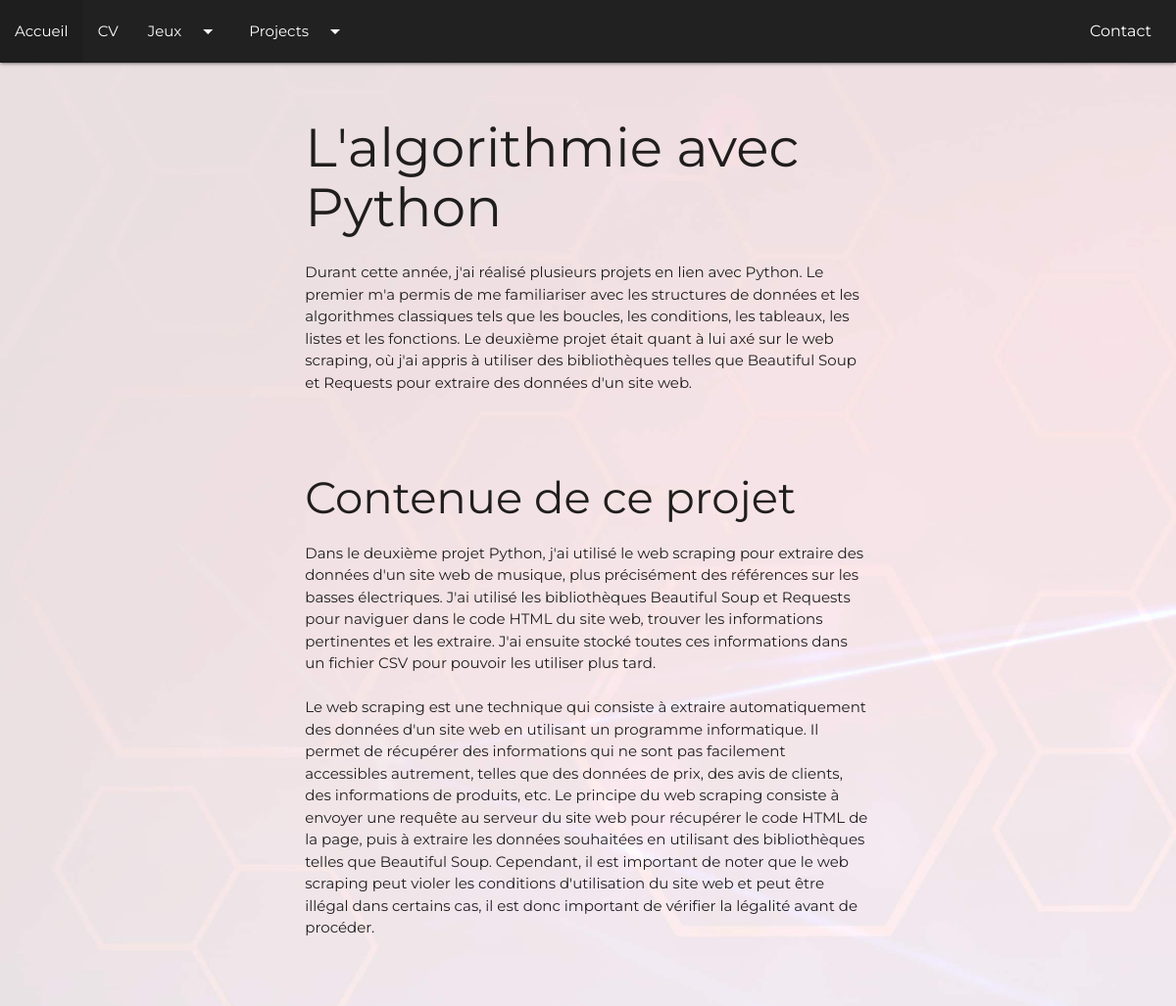
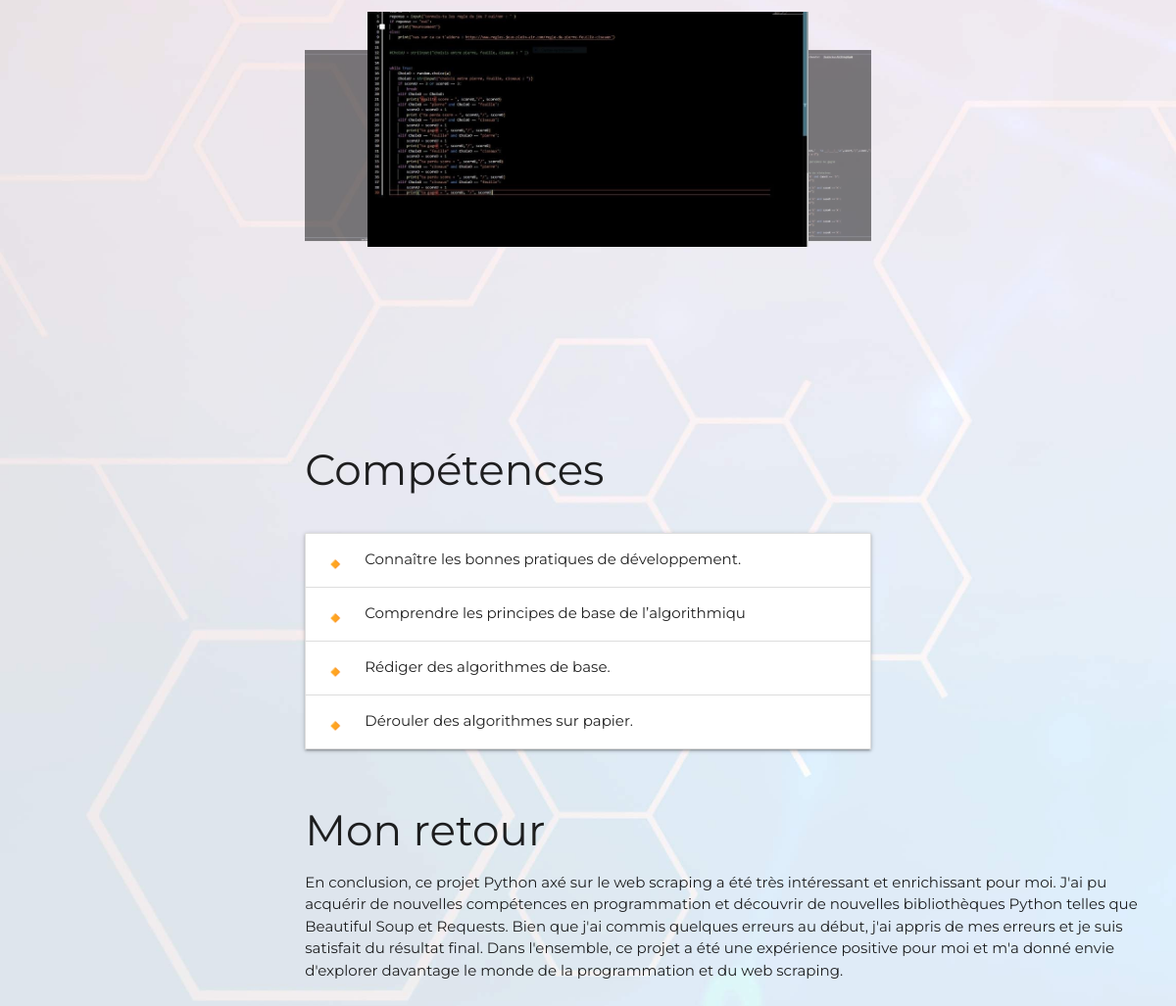
/project.php?id=2, run on the app's committed database (2 pictures, top to bottom).
### tables this page shows
CREATE TABLE IF NOT EXISTS `projects` (
`id` int(11) NOT NULL,
  `title` varchar(100) NOT NULL,
  `titlepage` varchar(120) NOT NULL,
  `descpro` text NOT NULL,
  `desccont` text NOT NULL,
  `img1` varchar(100) NOT NULL,
  `img2` varchar(100) NOT NULL,
  `img3` varchar(100) NOT NULL,
  `img4` varchar(100) NOT NULL,
  `imgbg` varchar(120) NOT NULL,
  `projectname` varchar(50) NOT NULL,
  `titlecomp1` varchar(50) NOT NULL,
  `titlecomp2` varchar(50) NOT NULL,
  `titlecomp3` varchar(50) NOT NULL,
  `titlecomp4` varchar(50) NOT NULL,
  `comp1` text NOT NULL,
  `comp2` text NOT NULL,
  `comp3` text NOT NULL,
  `comp4` text NOT NULL,
  `retour` text NOT NULL
);

### project.php (the view, shortened to what this page needs)
<!DOCTYPE html>
<?php
  require_once "Config/config.php";
  $pdo_projects->exec("set names utf8");
  $sql = "SELECT * FROM projects WHERE id=:id";
  $pre = $pdo_projects->prepare($sql);
  $pre->bindParam("id",$_GET["id"], PDO::PARAM_INT);
  $pre->execute();
  $project = $pre->fetch(PDO::FETCH_ASSOC);
  ?>
  <html>
    <head>
      <link type="text/css" rel="stylesheet" href="css/materialize.css"  media="screen,projection"/>
      <link rel="stylesheet" href="css/projet.css">
    </head>
    <body >
      <div class="">
        <div class="navbar colornav navbar-fixed">
          <nav>
            <div class="nav-wrapper #212121 grey darken-4" id="nav">
                <a href="contact.php" class="brand-logo right" id="contact">Contact</a>
                <ul id="nav-mobile" class="left hide-on-med-and-down">
                    <li><a href="index.php">Accueil</a></li>
                    <li><a href="cv.php">CV</a></li>
                    <li>
                        <a class="dropdown-trigger" data-beloworigin="true" href="#!" data-target="dropdown1">
                            Jeux<i class="material-icons right">arrow_drop_down</i>
                        </a>
                    </li>
                    <li>
                        <a class="dropdown-trigger" data-beloworigin="true" href="#!" data-target="dropdown2">
                            Projects<i class="material-icons right">arrow_drop_down</i>
                        </a>
                    </li>
                </ul>
            </div>
          </nav>
        </div>
                <?php
                $sql = "SELECT * FROM projects";
                $pre = $pdo_projects-> prepare($sql);
                $pre->execute();
                $pros = $pre->fetchall(PDO::FETCH_ASSOC);
                ?>
          <div class="row">
            <div class="col l6 offset-l3">
              <div id="presentation" class="section scrollspy">
                <h1> <?php echo $project["title"]?></h1>
                <P>
                  <?php echo $project["descpro"]?>
                </P>
              </div>
              <div id="contained" class="section scrollspy">
                <h2> Contenue de ce projet </h2>
                <p><?php echo $project["desccont"]?>
                </p>
                  <div class="carouselturn margincarou">
                    <div class="carousel">
                      <a class="carousel-item" href="#one!"><img src="<?php echo "img/".$project["img1"]?>"></a>
                      <a class="carousel-item" href="#two!"><img src="<?php echo "img/".$project["img2"]?>"></a>
                      <a class="carousel-item" href="#four!"><img src="<?php echo "img/".$project["img4"]?>"></a>
                    </div>
                  </div>
              </div>
                <h3>Compétences</h3>
                <div id="skills" class="section scrollspy">
                  <ul class="collapsible">
                    <li>
                      <div class="collapsible-header"><i class="material-icons">🔸</i><?php echo $project["titlecomp1"]?></div>
                    </li>
                    <li>
                      <div class="collapsible-header"><i class="material-icons">🔸</i><?php echo $project["titlecomp2"]?></div>
                    </li>
                    <li>
                      <div class="collapsible-header"><i class="material-icons">🔸</i><?php echo $project["titlecomp3"]?></div>
                    </li>
                    <li>
                      <div class="collapsible-header"><i class="material-icons">🔸</i><?php echo $project["titlecomp4"]?></div>
                    </li>
                  </ul>
                </div>
              </div>
              <div id="return" class="section scrollspy row ">
                <div class="col offset-l3">
                  <h3>Mon retour</h3>
                  <p>
                  <?php echo $project["retour"]?>
                  </p>
                </div>
            </div>
          </div>
        </div>
    </body>
  </html>

### css/projet.css (style rules this page uses)
body { font-family: Montserrat; background-image: url(../img/bg.jpg); background-repeat: no-repeat; background-size: cover; background-attachment: fixed; }
html { scroll-behavior: smooth; }
#contact { position: fixed ; right: 25px; font-size: 16px; }
.colornav { background-color : #0F0E0E }
.carousel .carousel-item { width: 450px!important; height: 450px!important; }
.margincarou { margin-top: 80px!important; }
h1 { font-size: 55px; }
h2 { font-size: 45px; }

### data on the page
projects: title "L'algorithmie avec Python", descpro "Durant cette année, j'ai réalisé plusieurs projets en lien avec Python. Le premier m'a permis de me familiariser avec les structures de données et les algorithmes classiques tels que les boucles, les conditions, les tableaux, les listes et les fonctions. Le deuxième projet était quant à lui axé sur le web scraping, où j'ai appris à utiliser des bibliothèques telles que Beautiful Soup et Requests pour extraire des données d'un site web.", desccont "Dans le deuxième projet Python, j'ai utilisé le web scraping pour extraire des données d'un site web de musique, plus précisément des références sur les basses électriques. J'ai utilisé les bibliothèques Beautiful Soup et Requests pour naviguer dans le code HTML du site web, trouver les informations pertinentes et les extraire. J'ai ensuite stocké toutes ces informations dans un fichier CSV pour pouvoir les utiliser plus tard. Le web scraping est une technique qui consiste à extraire automatiquement des données d'un site web en utilisant un programme informatique. Il permet de récupérer des informations qui ne sont pas facilement accessibles autrement, telles que des données de prix, des…", img1 (picture), titlecomp1 "Connaître les bonnes pratiques de développement.", titlecomp2 "Comprendre les principes de base de l’algorithmiqu", titlecomp3 "Rédiger des algorithmes de base.", titlecomp4 "Dérouler des algorithmes sur papier.", retour "En conclusion, ce projet Python axé sur le web scraping a été très intéressant et enrichissant pour moi. J'ai pu acquérir de nouvelles compétences en programmation et découvrir de nouvelles bibliothèques Python telles que Beautiful Soup et Requests. Bien que j'ai commis quelques erreurs au début, j'ai appris de mes erreurs et je suis satisfait du résultat final. Dans l'ensemble, ce projet a été une expérience positive pour moi et m'a donné envie d'explorer davantage le monde de la programmation et du web scraping."
